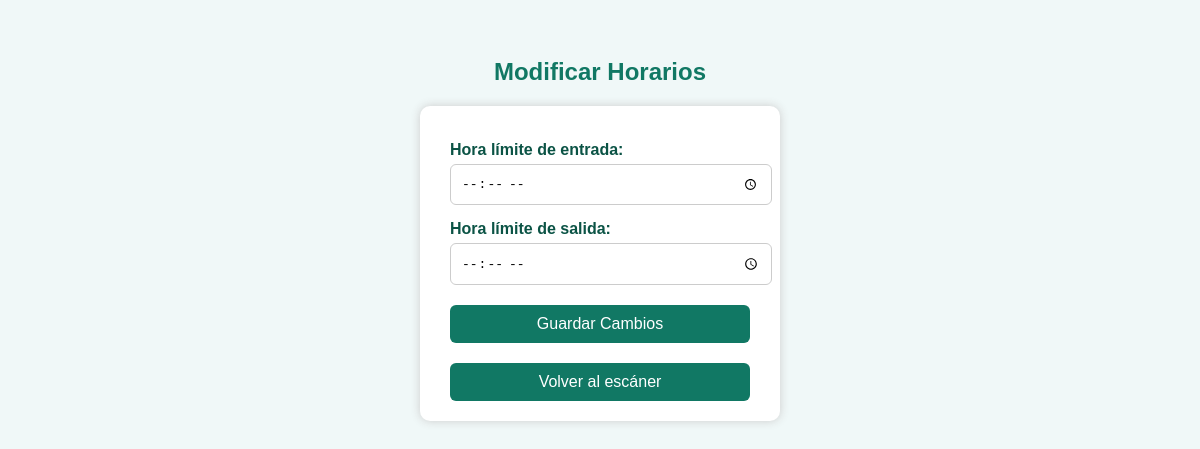
Page /modelo/modificar_horarios.php (signed in) on the earlier database version.
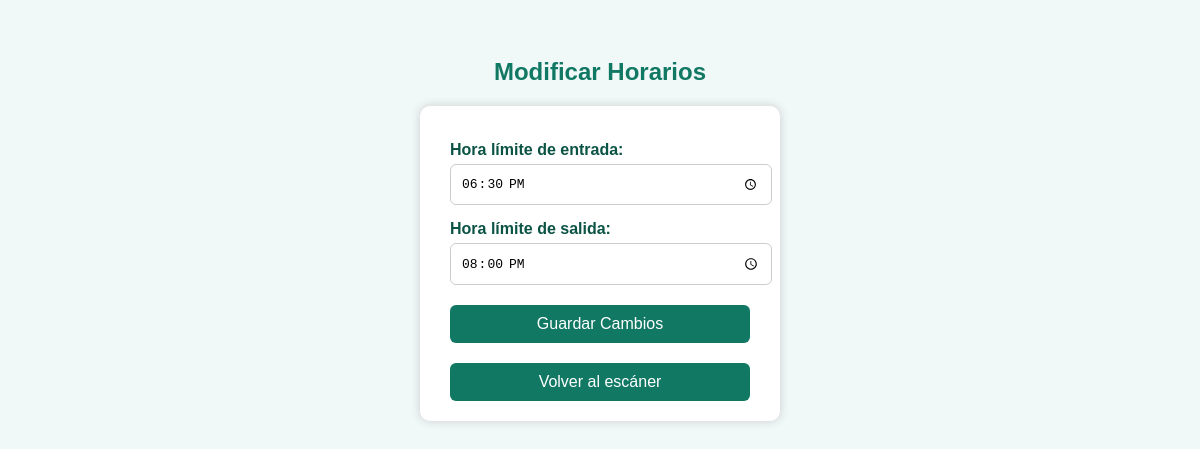
Same page on the later database version.
### tables this page shows
CREATE TABLE `horario` (
  `id` int(11) NOT NULL,
  `hora_limite_entrada` time NOT NULL,
  `hora_limite_salida` time NOT NULL
);

### modelo/modificar_horarios.php (the view, shortened to what this page needs)
<?php
$conexion = new mysqli("localhost", "root", "", "recursosdb");
$consulta = "SELECT hora_limite_entrada, hora_limite_salida FROM horario WHERE id = 1";
$resultado = $conexion->query($consulta);
$config = $resultado->fetch_assoc();
?>
<!DOCTYPE html>
<html lang="es">
<head>
</head>
<body>
    <h2>Modificar Horarios</h2>
    <form method="POST" action="">
        <label for="entrada">Hora límite de entrada:</label>
        <input type="time" name="entrada" required value="<?= $config['hora_limite_entrada'] ?>">
        <label for="salida">Hora límite de salida:</label>
        <input type="time" name="salida" required value="<?= $config['hora_limite_salida'] ?>">
        <button type="submit">Guardar Cambios</button>
        <button type="button" onclick="window.location.href='lector_codigos.php'">Volver al escáner</button>
    </form>
</body>
</html>

### modelo/modificar_horarios.php (style rules this page uses)
body { font-family: Arial, sans-serif; background-color: #F0F8F8; display: flex; flex-direction: column; align-items: center; padding-top: 30px; }
h2 { color: #117864; }
form { background-color: #ffffff; padding: 20px 30px; border-radius: 10px; box-shadow: 0px 0px 10px #ccc; width: 300px; }
label { display: block; margin-top: 15px; color: #0B5345; font-weight: bold; }
input[type="time"] { width: 100%; padding: 10px; font-size: 1em; margin-top: 5px; border-radius: 6px; border: 1px solid #ccc; }
button { margin-top: 20px; padding: 10px; width: 100%; background-color: #117864; color: white; border: none; border-radius: 6px; font-size: 1em; cursor: pointer; }

Differences in the rows shown:
added horario: entrada "18:30:00", salida "20:00:00"
